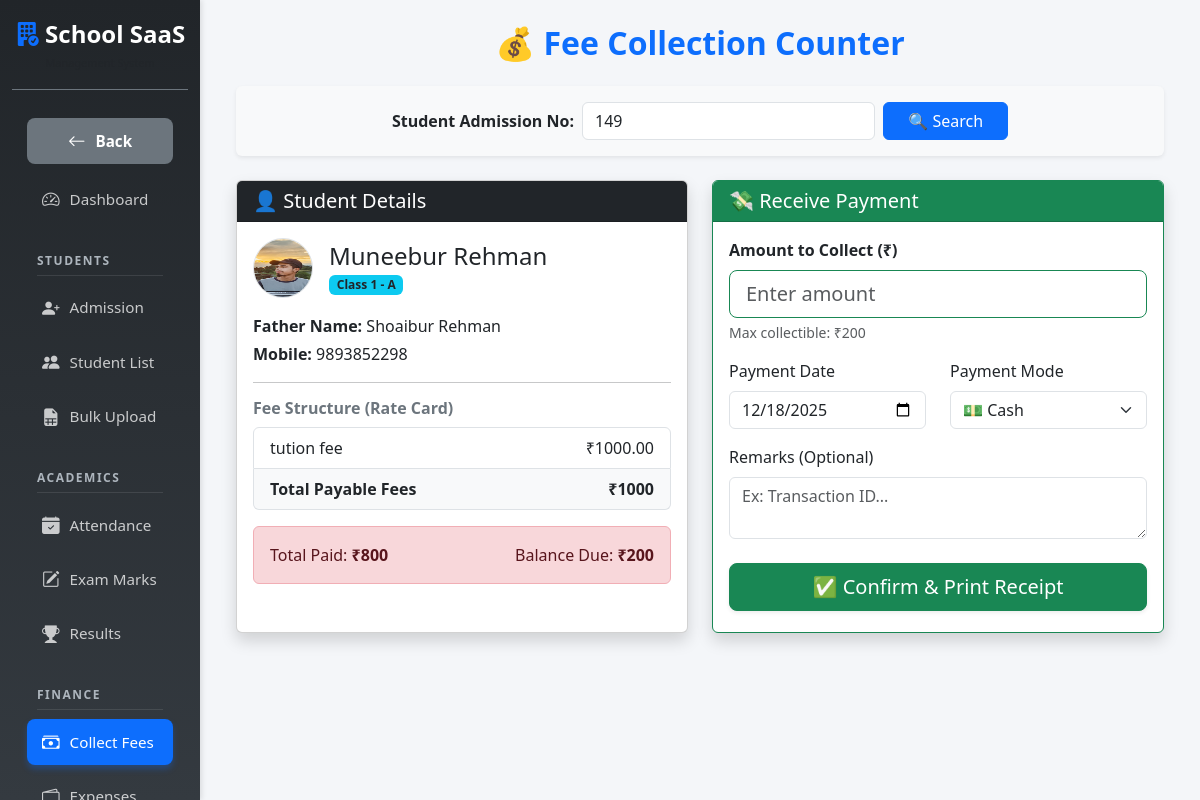
/fees/collect/?admission_no=149 (signed in), run on the app's committed database.
### students/models.py (models this page shows, shortened)
class Student(TimeStampedModel):
    GENDER_CHOICES = (
        ('M', 'Male'),
        ('F', 'Female'),
        ('O', 'Other'),
    )
    STATUS_CHOICES = (
        ('active', 'Active'),
        ('inactive', 'Inactive'),
        ('alumini', 'Alumini / Left'),
    )
    BLOOD_GROUP_CHOICES = (
        ('A+', 'A+'), ('A-', 'A-'),
        ('B+', 'B+'), ('B-', 'B-'),
        ('O+', 'O+'), ('O-', 'O-'),
        ('AB+', 'AB+'), ('AB-', 'AB-'),
    )
    RELIGION_CHOICES = (
        ('Islam', 'Islam'),
        ('Hinduism', 'Hinduism'),
        ('Christianity', 'Christianity'),
        ('Sikhism', 'Sikhism'),
        ('Jainism', 'Jainism'),
        ('Other', 'Other'),
    )
    CATEGORY_CHOICES = (
        ('General', 'General'),
        ('OBC', 'OBC'),
        ('SC', 'SC'),
        ('ST', 'ST'),
        ('Other', 'Other'),
    )
    school = models.ForeignKey(School, on_delete=models.CASCADE, related_name='students')
    admission_no = models.CharField(max_length=50)
    admission_date = models.DateField()
    first_name = models.CharField(max_length=100)
    last_name = models.CharField(max_length=100, blank=True)
    gender = models.CharField(max_length=1, choices=GENDER_CHOICES)
    dob = models.DateField(null=True, blank=True)
    blood_group = models.CharField(max_length=5, choices=BLOOD_GROUP_CHOICES, blank=True, null=True)
    religion = models.CharField(max_length=50, choices=RELIGION_CHOICES, blank=True, null=True)
    category = models.CharField(max_length=50, choices=CATEGORY_CHOICES, blank=True, null=True)
    aadhar_no = models.CharField(max_length=20, blank=True, null=True)
    father_name = models.CharField(max_length=100)
    father_occupation = models.CharField(max_length=100, blank=True, null=True)
    mother_name = models.CharField(max_length=100, blank=True)
    father_mobile = models.CharField(max_length=15)
    previous_school = models.CharField(max_length=200, blank=True, null=True)
    address = models.TextField()
    current_class = models.ForeignKey(ClassGrade, on_delete=models.SET_NULL, null=True)
    section = models.ForeignKey(Section, on_delete=models.SET_NULL, null=True)
    roll_number = models.PositiveIntegerField(null=True, blank=True)
    status = models.CharField(max_length=20, choices=STATUS_CHOICES, default='active')
    photo = models.ImageField(upload_to='student_photos/', blank=True, null=True)
    class Meta:
        unique_together = [
            ('school', 'admission_no'),
        ]
    ordering = ['school', 'current_class', 'section', 'first_name']

### academics/models.py (models this page shows, shortened)
class ClassGrade(TimeStampedModel):
    school = models.ForeignKey(School, on_delete=models.CASCADE, related_name='classes')
    name = models.CharField(max_length=50) # e.g., "Class 10" or "Hifz-ul-Quran"
    class Meta:
        unique_together = ('school', 'name') # Ek school me "Class 10" do baar nahi honi chahiye
        verbose_name = "Class"
        verbose_name_plural = "Classes"

class Section(TimeStampedModel):
    school = models.ForeignKey(School, on_delete=models.CASCADE, related_name='sections')
    class_grade = models.ForeignKey(ClassGrade, on_delete=models.CASCADE, related_name='sections')
    name = models.CharField(max_length=10) # e.g., "A", "B", "Girls Wing"
    class_teacher = models.ForeignKey('accounts.CustomUser', on_delete=models.SET_NULL, null=True, blank=True, limit_choices_to={'role': 'teacher'})
    class Meta:
        unique_together = ('class_grade', 'name')

### fees/models.py (models this page shows, shortened)
class FeeStructure(TimeStampedModel):
    school = models.ForeignKey(School, on_delete=models.CASCADE, related_name='fee_structures')
    class_grade = models.ForeignKey(ClassGrade, on_delete=models.CASCADE, related_name='fee_structures')
    category = models.ForeignKey(FeeCategory, on_delete=models.CASCADE)
    amount = models.DecimalField(max_digits=10, decimal_places=2) # e.g. 1500.00
    class Meta:
        unique_together = ('class_grade', 'category') # Ek class me 'Tuition Fee' ki do entries nahi ho sakti

class FeeCategory(TimeStampedModel):
    school = models.ForeignKey(School, on_delete=models.CASCADE, related_name='fee_categories')
    name = models.CharField(max_length=100) # e.g. "Monthly Tuition", "Annual Function"
    class Meta:
        unique_together = ('school', 'name')
        verbose_name_plural = "Fee Categories"

### fees/views.py (the view, shortened to what this page needs)
# urls.py: path('fees/collect/', collect_fees, name='collect_fees'),
@login_required(login_url='login')
def collect_fees(request):
    student = None
    fee_structures = []
    total_fee = 0
    total_paid = 0
    balance = 0
    search_adm_no = request.GET.get('admission_no')
    if search_adm_no:
        try:
            student = Student.objects.get(admission_no=search_adm_no, school=request.user.school)
            structures = FeeStructure.objects.filter(class_grade=student.current_class, school=request.user.school)
            fee_structures = structures  # List dikhane ke liye
            total_fee_data = structures.aggregate(Sum('amount'))
            total_fee = total_fee_data['amount__sum'] or 0  # Agar None hai to 0 maano
            paid_data = FeePayment.objects.filter(student=student).aggregate(Sum('amount_paid'))
            total_paid = paid_data['amount_paid__sum'] or 0
            balance = total_fee - total_paid
        except Student.DoesNotExist:
            messages.error(request, "Student not found with this Admission Number!")
    context = {
        'student': student,
        'fee_structures': fee_structures,
        'total_fee': total_fee,
        'total_paid': total_paid,
        'balance': balance,
        'search_adm_no': search_adm_no
    }
    return render(request, 'fees/collect_fees.html', context)

### templates/fees/collect_fees.html (shortened to what this page needs)
{% extends 'base.html' %}
{% block content %}
<div class="container">
    <div class="text-center mb-4">
        <h2 class="fw-bold text-primary">💰 Fee Collection Counter</h2>
    </div>
    <div class="card shadow-sm mb-4 bg-light border-0">
        <div class="card-body">
            <form method="get" class="row g-2 justify-content-center align-items-center">
                <div class="col-auto">
                    <label class="fw-bold">Student Admission No:</label>
                </div>
                <div class="col-md-4">
                    <input type="text" name="admission_no" class="form-control"
                           placeholder="Enter Adm No (e.g. 101)" value="{{ search_adm_no|default:'' }}" required>
                </div>
                <div class="col-auto">
                    <button type="submit" class="btn btn-primary px-4">🔍 Search</button>
                </div>
            </form>
        </div>
    </div>
    {% if student %}
    <div class="row">
        <div class="col-md-6">
            <div class="card shadow mb-3 h-100">
                <div class="card-header bg-dark text-white">
                    <h5 class="mb-0">👤 Student Details</h5>
                </div>
                <div class="card-body">
                    <div class="d-flex align-items-center mb-3">
                        {% if student.photo %}
                            <img src="{{ student.photo.url }}" class="rounded-circle border me-3" width="60" height="60">
                        {% endif %}
                        <div>
                            <h4 class="mb-0">{{ student.first_name }} {{ student.last_name }}</h4>
                            <span class="badge bg-info text-dark">{{ student.current_class.name }} - {{ student.section.name }}</span>
                        </div>
                    </div>
                    <p class="mb-1"><strong>Father Name:</strong> {{ student.father_name }}</p>
                    <p class="mb-1"><strong>Mobile:</strong> {{ student.father_mobile }}</p>
                    <hr>
                    <h6 class="text-secondary fw-bold">Fee Structure (Rate Card)</h6>
                    <ul class="list-group mb-3">
                        {% for fee in fee_structures %}
                            <li class="list-group-item d-flex justify-content-between align-items-center">
                                {{ fee.category.name }}
                                <span>₹{{ fee.amount }}</span>
                            </li>
                        {% empty %}
                            <li class="list-group-item text-muted">No fee structure set for this class.</li>
                        {% endfor %}
                        <li class="list-group-item d-flex justify-content-between align-items-center bg-light fw-bold">
                            Total Payable Fees
                            <span>₹{{ total_fee }}</span>
                        </li>
                    </ul>
                    <div class="alert {% if balance > 0 %}alert-danger{% else %}alert-success{% endif %}">
                        <div class="d-flex justify-content-between">
                            <span>Total Paid: <strong>₹{{ total_paid }}</strong></span>
                            <span>Balance Due: <strong>₹{{ balance }}</strong></span>
                        </div>
                    </div>
                </div>
            </div>
        </div>
        <div class="col-md-6">
            <div class="card shadow border-success h-100">
                <div class="card-header bg-success text-white">
                    <h5 class="mb-0">💸 Receive Payment</h5>
                </div>
                <div class="card-body">
                    <form method="post">
                        <div class="mb-3">
                            <label class="form-label fw-bold">Amount to Collect (₹)</label>
                            <input type="number" name="amount" class="form-control form-control-lg border-success"
                                   placeholder="Enter amount" max="{{ balance }}" step="0.01" required>
                            <div class="form-text text-muted">Max collectible: ₹{{ balance }}</div>
                        </div>
                        <div class="row">
                            <div class="col-md-6 mb-3">
                                <label class="form-label">Payment Date</label>
                                <input type="date" name="date" class="form-control" value="{% now 'Y-m-d' %}" required>
                            </div>
                            <div class="col-md-6 mb-3">
                                <label class="form-label">Payment Mode</label>
                                <select name="mode" class="form-select">
                                    <option value="cash" selected>💵 Cash</option>
                                </select>
                            </div>
                        </div>
                        <div class="mb-4">
                            <label class="form-label">Remarks (Optional)</label>
                            <textarea name="remarks" class="form-control" rows="2" placeholder="Ex: Transaction ID..."></textarea>
                        </div>
                        <button type="submit" class="btn btn-success w-100 btn-lg shadow-sm">
                            ✅ Confirm & Print Receipt
                        </button>
                    </form>
                </div>
            </div>
        </div>
    </div>
    {% elif search_adm_no %}
        <div class="alert alert-warning text-center mt-4">
            <h4>⚠️ Student Not Found</h4>
            <p>No student found with Admission No: <strong>{{ search_adm_no }}</strong> in your school.</p>
        </div>
    {% endif %}
</div>
{% endblock %}

### templates/base.html (style rules this page uses)
body { background-color: #f4f6f9; font-family: 'Segoe UI', Tahoma, Geneva, Verdana, sans-serif; }

### data on the page
Student: photo (picture), first_name "Muneebur", last_name "Rehman", current_class.name "Class 1", section.name "A", father_name "Shoaibur Rehman", father_mobile "9893852298"
FeeStructure: category.name "tution fee", amount "1000.00"

### other printed values
{{ total_fee }} "1000"
{{ total_paid }} "800"
{{ balance }} "200"
